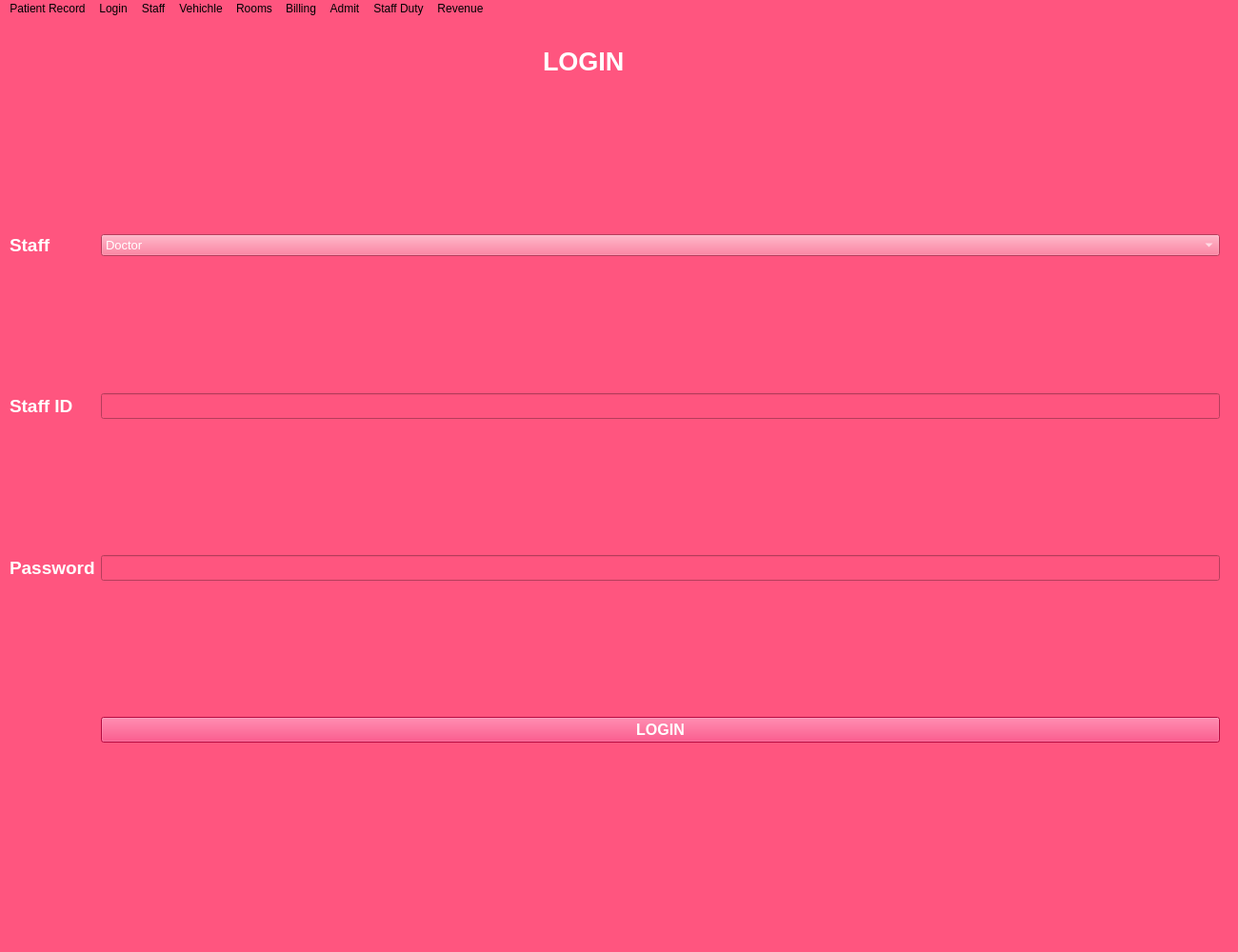
<?xml version="1.0" encoding="UTF-8"?>
<ui version="4.0">
 <class>MainWindow</class>
 <widget class="QMainWindow" name="MainWindow">
  <property name="geometry">
   <rect>
    <x>0</x>
    <y>0</y>
    <width>1300</width>
    <height>1000</height>
   </rect>
  </property>
  <property name="windowTitle">
   <string>MainWindow</string>
  </property>
  <property name="styleSheet">
   <string notr="true">background-color: rgb(255, 85, 127);</string>
  </property>
  <widget class="QWidget" name="MainWidget">
   <widget class="QWidget" name="formLayoutWidget">
    <property name="geometry">
     <rect>
      <x>10</x>
      <y>90</y>
      <width>1271</width>
      <height>671</height>
     </rect>
    </property>
    <layout class="QFormLayout" name="FormLayout">
     <item row="0" column="0">
      <spacer name="verticalSpacer">
       <property name="orientation">
        <enum>Qt::Vertical</enum>
       </property>
       <property name="sizeHint" stdset="0">
        <size>
         <width>20</width>
         <height>40</height>
        </size>
       </property>
      </spacer>
     </item>
     <item row="1" column="1">
      <widget class="QComboBox" name="StaffCombo">
       <property name="font">
        <font>
         <pointsize>10</pointsize>
        </font>
       </property>
       <property name="styleSheet">
        <string notr="true">color: rgb(255, 255, 255);
selection-background-color: rgb(255, 17, 112);</string>
       </property>
       <item>
        <property name="text">
         <string>Doctor</string>
        </property>
       </item>
       <item>
        <property name="text">
         <string>Nurse</string>
        </property>
       </item>
       <item>
        <property name="text">
         <string>Ward Boy</string>
        </property>
       </item>
       <item>
        <property name="text">
         <string>Driver</string>
        </property>
       </item>
       <item>
        <property name="text">
         <string>Reception</string>
        </property>
       </item>
      </widget>
     </item>
     <item row="3" column="0">
      <widget class="QLabel" name="StaffIdLabel">
       <property name="font">
        <font>
         <pointsize>14</pointsize>
         <weight>75</weight>
         <bold>true</bold>
        </font>
       </property>
       <property name="styleSheet">
        <string notr="true">color: rgb(255, 255, 255);</string>
       </property>
       <property name="text">
        <string>Staff ID</string>
       </property>
      </widget>
     </item>
     <item row="3" column="1">
      <widget class="QLineEdit" name="StaffIDEdit">
       <property name="font">
        <font>
         <pointsize>12</pointsize>
        </font>
       </property>
       <property name="styleSheet">
        <string notr="true">color: rgb(255, 255, 255);</string>
       </property>
      </widget>
     </item>
     <item row="4" column="1">
      <spacer name="verticalSpacer_3">
       <property name="orientation">
        <enum>Qt::Vertical</enum>
       </property>
       <property name="sizeHint" stdset="0">
        <size>
         <width>20</width>
         <height>40</height>
        </size>
       </property>
      </spacer>
     </item>
     <item row="5" column="0">
      <widget class="QLabel" name="PasswordLabel">
       <property name="font">
        <font>
         <pointsize>14</pointsize>
         <weight>75</weight>
         <bold>true</bold>
        </font>
       </property>
       <property name="styleSheet">
        <string notr="true">color: rgb(255, 255, 255);</string>
       </property>
       <property name="text">
        <string>Password</string>
       </property>
      </widget>
     </item>
     <item row="5" column="1">
      <widget class="QLineEdit" name="PasswordEdit">
       <property name="font">
        <font>
         <pointsize>12</pointsize>
        </font>
       </property>
       <property name="styleSheet">
        <string notr="true">color: rgb(255, 255, 255);</string>
       </property>
      </widget>
     </item>
     <item row="6" column="1">
      <spacer name="verticalSpacer_4">
       <property name="orientation">
        <enum>Qt::Vertical</enum>
       </property>
       <property name="sizeHint" stdset="0">
        <size>
         <width>20</width>
         <height>40</height>
        </size>
       </property>
      </spacer>
     </item>
     <item row="7" column="1">
      <widget class="QPushButton" name="LoginBtn">
       <property name="font">
        <font>
         <pointsize>12</pointsize>
         <weight>75</weight>
         <bold>true</bold>
        </font>
       </property>
       <property name="styleSheet">
        <string notr="true">color: rgb(255, 255, 255);
background-color: rgb(255, 15, 91);</string>
       </property>
       <property name="text">
        <string>LOGIN</string>
       </property>
      </widget>
     </item>
     <item row="2" column="1">
      <spacer name="verticalSpacer_2">
       <property name="orientation">
        <enum>Qt::Vertical</enum>
       </property>
       <property name="sizeHint" stdset="0">
        <size>
         <width>20</width>
         <height>40</height>
        </size>
       </property>
      </spacer>
     </item>
     <item row="1" column="0">
      <widget class="QLabel" name="StaffLabel">
       <property name="font">
        <font>
         <pointsize>14</pointsize>
         <weight>75</weight>
         <bold>true</bold>
        </font>
       </property>
       <property name="styleSheet">
        <string notr="true">color: rgb(255, 255, 255);</string>
       </property>
       <property name="text">
        <string>Staff</string>
       </property>
      </widget>
     </item>
    </layout>
   </widget>
   <widget class="QLabel" name="label">
    <property name="geometry">
     <rect>
      <x>570</x>
      <y>10</y>
      <width>181</width>
      <height>71</height>
     </rect>
    </property>
    <property name="font">
     <font>
      <pointsize>20</pointsize>
      <weight>75</weight>
      <bold>true</bold>
     </font>
    </property>
    <property name="styleSheet">
     <string notr="true">color: rgb(255, 255, 255);</string>
    </property>
    <property name="text">
     <string>LOGIN</string>
    </property>
   </widget>
  </widget>
  <widget class="QMenuBar" name="menubar">
   <property name="geometry">
    <rect>
     <x>0</x>
     <y>0</y>
     <width>1300</width>
     <height>26</height>
    </rect>
   </property>
   <widget class="QMenu" name="RevenueMenu">
    <property name="title">
     <string>Revenue</string>
    </property>
   </widget>
   <widget class="QMenu" name="StaffDutyMenu">
    <property name="title">
     <string>Staff Duty</string>
    </property>
   </widget>
   <widget class="QMenu" name="BillingMenu">
    <property name="title">
     <string>Billing</string>
    </property>
   </widget>
   <widget class="QMenu" name="RoomsMenu">
    <property name="title">
     <string>Rooms</string>
    </property>
   </widget>
   <widget class="QMenu" name="VehichleMenu">
    <property name="title">
     <string>Vehichle</string>
    </property>
   </widget>
   <widget class="QMenu" name="StaffMenu">
    <property name="title">
     <string>Staff</string>
    </property>
   </widget>
   <widget class="QMenu" name="LoginMenu">
    <property name="title">
     <string>Login</string>
    </property>
   </widget>
   <widget class="QMenu" name="PRecordMenu">
    <property name="title">
     <string>Patient Record</string>
    </property>
   </widget>
   <widget class="QMenu" name="AdmitMenu">
    <property name="title">
     <string>Admit</string>
    </property>
   </widget>
   <addaction name="PRecordMenu"/>
   <addaction name="LoginMenu"/>
   <addaction name="StaffMenu"/>
   <addaction name="VehichleMenu"/>
   <addaction name="RoomsMenu"/>
   <addaction name="BillingMenu"/>
   <addaction name="AdmitMenu"/>
   <addaction name="StaffDutyMenu"/>
   <addaction name="RevenueMenu"/>
  </widget>
  <widget class="QStatusBar" name="statusbar"/>
 </widget>
 <resources/>
 <connections/>
</ui>
